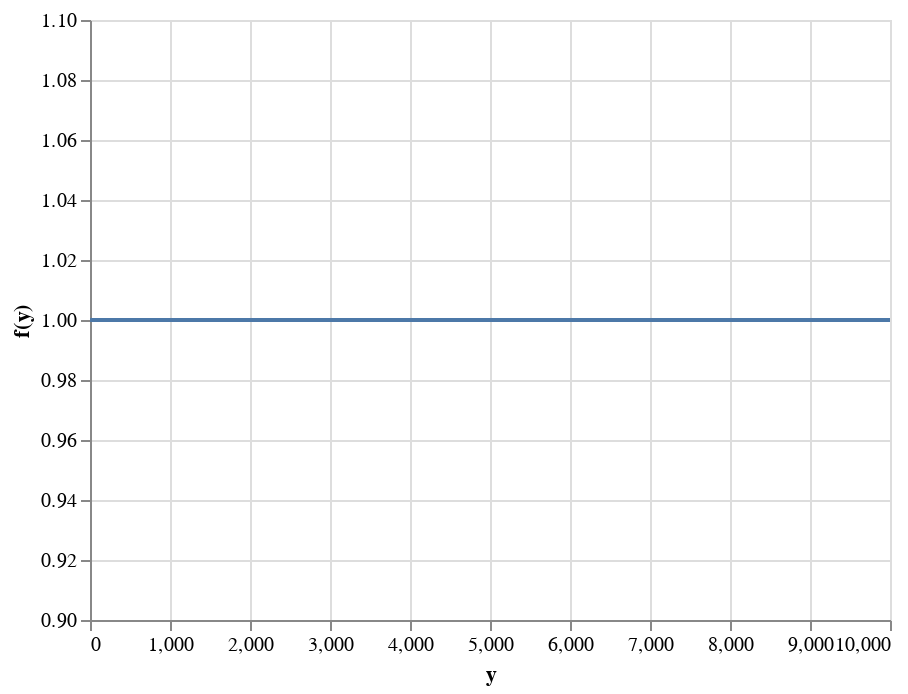

This figure's notebook cell:
### Code cell
chart = alt.Chart(data).mark_line().encode(
        x=alt.X('x', axis=alt.Axis( title='y')),
        y=alt.Y('y', axis=alt.Axis(title='f(y)'),  scale=alt.Scale(
            domain=(0.9, 1.1),
            clamp=True
        )),
    )

chart

### Figure 1 — Vega-Lite specification as saved in the notebook (floating-point values rounded to 4 significant figures; data arrays with more than 128 entries replaced by an {"elided": "..."} marker saying what was removed)
{"config": {"view": {"continuousWidth": 400, "continuousHeight": 300}}, "data": {"name": "data-26306318f9aa53ba4f8dd5ee868921c0"}, "mark": "line", "encoding": {"x": {"type": "quantitative", "axis": {"title": "y"}, "field": "x"}, "y": {"type": "quantitative", "axis": {"title": "f(y)"}, "field": "y", "scale": {"clamp": true, "domain": [0.9, 1.1]}}}, "$schema": "https://vega.github.io/schema/vega-lite/v4.8.1.json", "datasets": {"data-26306318f9aa53ba4f8dd5ee868921c0": {"elided": "10000 records"}}}
